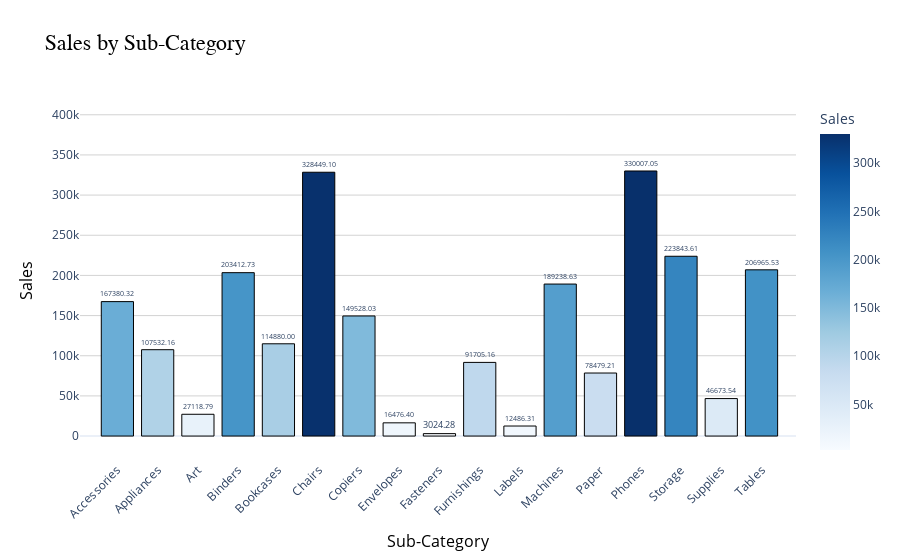

Notebook source saved alongside this figure:
### Code cell
fig = px.bar(sales_by_subcategory, 
             x='Sub-Category', 
             y='Sales', 
             title='Sales by Sub-Category', 
             text=sales_by_subcategory['Sales'].apply(lambda x: f"{x:.2f}"), 
             color='Sales', 
             color_continuous_scale='blues')

fig.update_traces(
    textposition='outside', 
    texttemplate='%{text}', 
    marker=dict(line=dict(color='black', width=1))
)

fig.update_layout(
    title=dict(font=dict(size=22, family='Arial', color='black')),
    xaxis=dict(title='Sub-Category', titlefont=dict(size=16, color='black'), tickangle=-45),
    yaxis=dict(title='Sales', titlefont=dict(size=16, color='black')),
    plot_bgcolor='white',
    xaxis_showgrid=False, 
    yaxis_showgrid=True, 
    yaxis_gridcolor='lightgray'
)

fig.show()

### Figure 1 — Plotly figure (JSON) as saved in the notebook; plotly's stock layout.template omitted (floating-point values rounded to 4 significant figures)
{"data": [{"alignmentgroup": "True", "hovertemplate": "Sub-Category=%{x}<br>Sales=%{marker.color}<br>text=%{text}<extra></extra>", "legendgroup": "", "marker": {"color": [167400.0, 107500.0, 27120.0, 203400.0, 114900.0, 328400.0, 149500.0, 16480.0, 3024.0, 91710.0, 12490.0, 189200.0, 78480.0, 330000.0, 223800.0, 46670.0, 207000.0], "coloraxis": "coloraxis", "line": {"color": "black", "width": 1}, "pattern": {"shape": ""}}, "name": "", "offsetgroup": "", "orientation": "v", "showlegend": false, "text": ["167380.32", "107532.16", "27118.79", "203412.73", "114880.00", "328449.10", "149528.03", "16476.40", "3024.28", "91705.16", "12486.31", "189238.63", "78479.21", "330007.05", "223843.61", "46673.54", "206965.53"], "textposition": "outside", "texttemplate": "%{text}", "type": "bar", "x": ["Accessories", "Appliances", "Art", "Binders", "Bookcases", "Chairs", "Copiers", "Envelopes", "Fasteners", "Furnishings", "Labels", "Machines", "Paper", "Phones", "Storage", "Supplies", "Tables"], "xaxis": "x", "y": [167400.0, 107500.0, 27120.0, 203400.0, 114900.0, 328400.0, 149500.0, 16480.0, 3024.0, 91710.0, 12490.0, 189200.0, 78480.0, 330000.0, 223800.0, 46670.0, 207000.0], "yaxis": "y"}], "layout": {"autosize": true, "barmode": "relative", "coloraxis": {"colorbar": {"title": {"text": "Sales"}}, "colorscale": [[0, "rgb(247,251,255)"], [0.125, "rgb(222,235,247)"], [0.25, "rgb(198,219,239)"], [0.375, "rgb(158,202,225)"], [0.5, "rgb(107,174,214)"], [0.625, "rgb(66,146,198)"], [0.75, "rgb(33,113,181)"], [0.875, "rgb(8,81,156)"], [1, "rgb(8,48,107)"]]}, "legend": {"tracegroupgap": 0}, "plot_bgcolor": "white", "title": {"font": {"color": "black", "family": "Arial", "size": 22}, "text": "Sales by Sub-Category"}, "xaxis": {"anchor": "y", "autorange": false, "domain": [0, 1], "range": [-0.9288, 16.86], "showgrid": false, "tickangle": -45, "title": {"font": {"color": "black", "size": 16}, "text": "Sub-Category"}, "type": "category"}, "yaxis": {"anchor": "x", "autorange": false, "domain": [0, 1], "gridcolor": "lightgray", "range": [-29800.0, 418400.0], "showgrid": true, "title": {"font": {"color": "black", "size": 16}, "text": "Sales"}, "type": "linear"}}}
